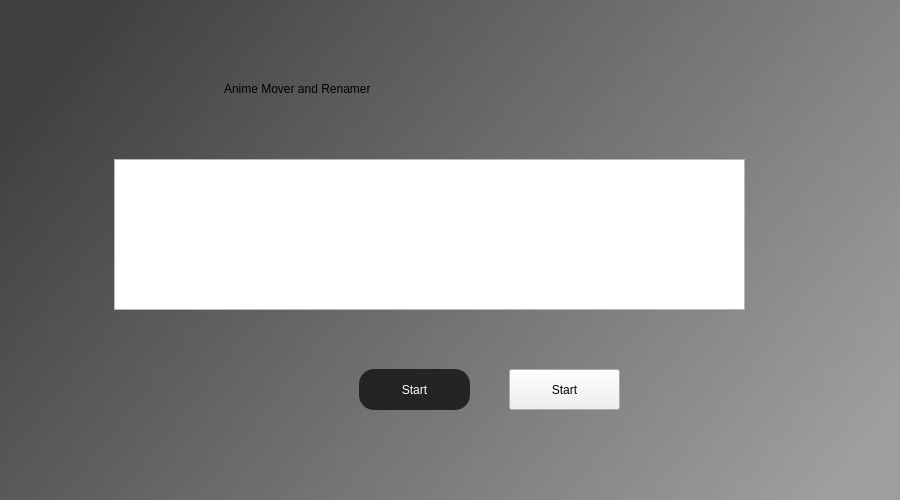
<?xml version="1.0" encoding="UTF-8"?>
<ui version="4.0">
 <class>main_window</class>
 <widget class="QDialog" name="main_window">
  <property name="geometry">
   <rect>
    <x>0</x>
    <y>0</y>
    <width>900</width>
    <height>500</height>
   </rect>
  </property>
  <property name="windowTitle">
   <string>Dialog</string>
  </property>
  <widget class="QWidget" name="background_widget" native="true">
   <property name="geometry">
    <rect>
     <x>-1</x>
     <y>-1</y>
     <width>921</width>
     <height>521</height>
    </rect>
   </property>
   <property name="styleSheet">
    <string notr="true">QWidget#background_widget {
background-color: qlineargradient(spread:pad, x1:0, y1:0.261, x2:1, y2:0.71,stop:0 rgba(64, 64, 64, 255), stop:1 rgba(158, 158, 158, 255));
}</string>
   </property>
   <widget class="QLabel" name="mainscreen_label">
    <property name="geometry">
     <rect>
      <x>225</x>
      <y>60</y>
      <width>450</width>
      <height>60</height>
     </rect>
    </property>
    <property name="styleSheet">
     <string notr="true">QLabel#mainscreen_label {
	font: 28pt &quot;MS Shell Dlg 2&quot;;
}</string>
    </property>
    <property name="text">
     <string>Anime Mover and Renamer</string>
    </property>
   </widget>
   <widget class="QListWidget" name="listWidget">
    <property name="geometry">
     <rect>
      <x>115</x>
      <y>160</y>
      <width>631</width>
      <height>151</height>
     </rect>
    </property>
   </widget>
   <widget class="QPushButton" name="start_button">
    <property name="geometry">
     <rect>
      <x>360</x>
      <y>370</y>
      <width>111</width>
      <height>41</height>
     </rect>
    </property>
    <property name="styleSheet">
     <string notr="true">#start_button {
	border-radius: 15px;
	background-color: rgba(36, 36, 36, 255);
	color: white;
	font: 13pt &quot;MS Shell Dlg 2&quot;;
}</string>
    </property>
    <property name="text">
     <string>Start</string>
    </property>
   </widget>
   <widget class="QPushButton" name="start_button_2">
    <property name="geometry">
     <rect>
      <x>510</x>
      <y>370</y>
      <width>111</width>
      <height>41</height>
     </rect>
    </property>
    <property name="styleSheet">
     <string notr="true">#start_button {
	border-radius: 15px;
	background-color: rgba(36, 36, 36, 255);
	color: white;
	font: 13pt &quot;MS Shell Dlg 2&quot;;
}</string>
    </property>
    <property name="text">
     <string>Start</string>
    </property>
   </widget>
  </widget>
 </widget>
 <resources/>
 <connections/>
</ui>
